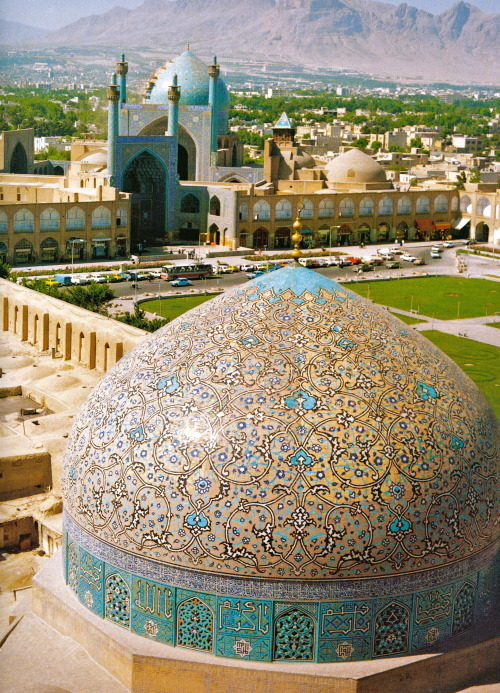
%> input picture islamic1.jpg, 500 x 693 px
$ octave improvedThreshold.m   (GNU Octave 9; MATLAB toolbox functions it lacks are replaced by stand-ins)
%> lines starting %> are read from the running program, lines starting %| are printed output that depends on the picture; in (x1, y1, x2, y2) boxes, pixels count from 0 and x2, y2 are one past the last pixel; in counts of white or black regions, pixels touching at a corner belong together; the program's own positions count from 1
img2 = imread('islamic1.jpg');
%> img2 is the input picture: size 693x500x3 uint8; mean R, G, B 148.6, 139.6, 115.8
img3 = rgb2gray(img2);
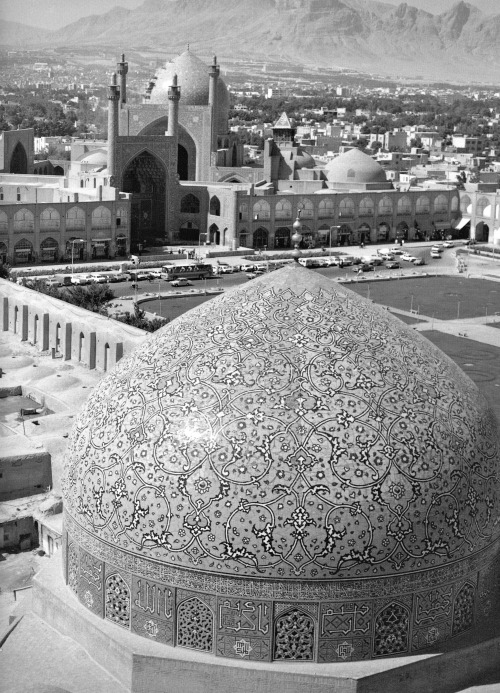
%> img3: size 693x500 uint8; min 1, max 255, mean 139.6
imgMean = mean2(img3);
%> imgMean = 139.6
img3(img3 >= imgMean) = 255;
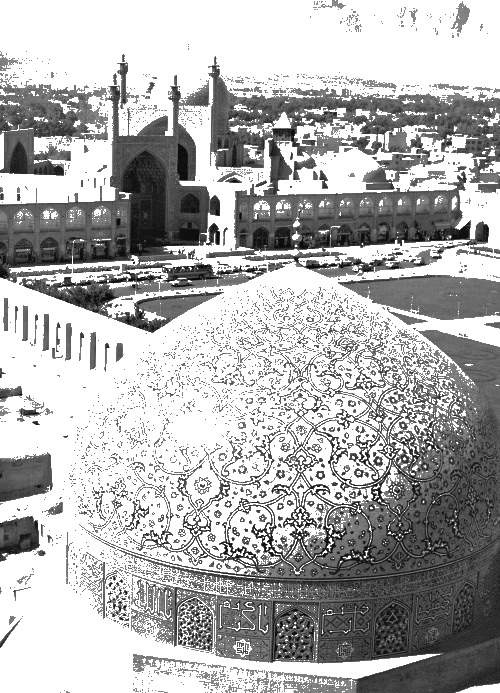
%> img3: size 693x500 uint8; min 1, max 255, mean 176.5
img3(img3 < imgMean) = 0;
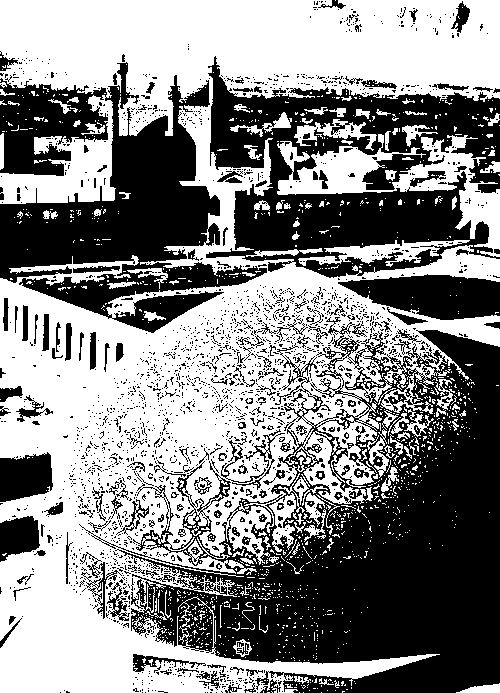
%> img3: size 693x500 uint8; 53.3% white; 2257 black regions (2082 under 20 px), largest, box (x1, y1, x2, y2) and area: (79, 317, 500, 693) 69453, (0, 62, 267, 333) 33367, (206, 56, 500, 278) 31934
imshow(img3)

$ run again, with back.jpg copied over islamic1.jpg
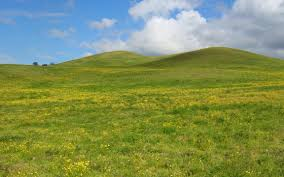
%> input picture back.jpg, 284 x 177 px
%> img2 is the input picture: size 177x284x3 uint8; mean R, G, B 130.4, 145.5, 90.6
%> `img3 = rgb2gray(img2);`:
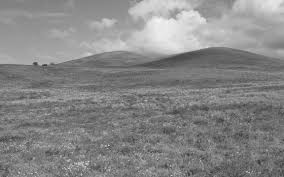
%> img3: size 177x284 uint8; min 53, max 245, mean 134.7
%> imgMean = 134.7
%> `img3(img3 < imgMean) = 0;`:
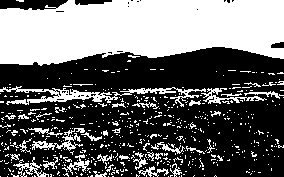
%> img3: size 177x284 uint8; 41.1% white; 578 white regions (536 under 20 px), largest, box (x1, y1, x2, y2) and area: (0, 0, 284, 66) 15194, (0, 86, 206, 107) 1187, (32, 128, 85, 151) 352

$ run again, with bground.jpg copied over islamic1.jpg
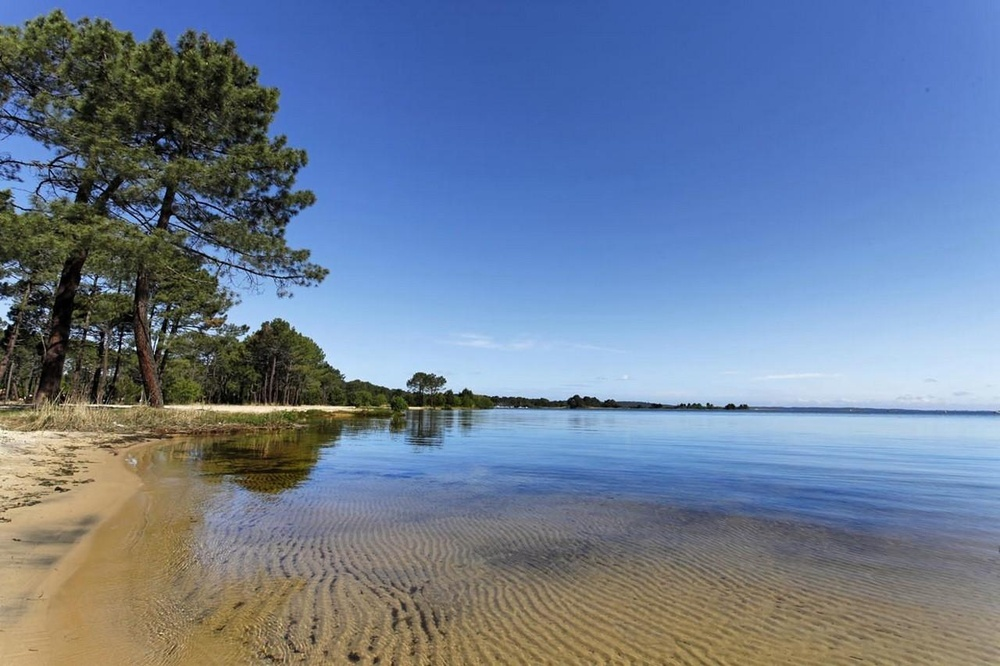
%> input picture bground.jpg, 1000 x 666 px, shrunk from 1280 x 853 before the run
%> img2 is the input picture: size 666x1000x3 uint8; mean R, G, B 108.2, 125.3, 150.1
%> `img3 = rgb2gray(img2);`:
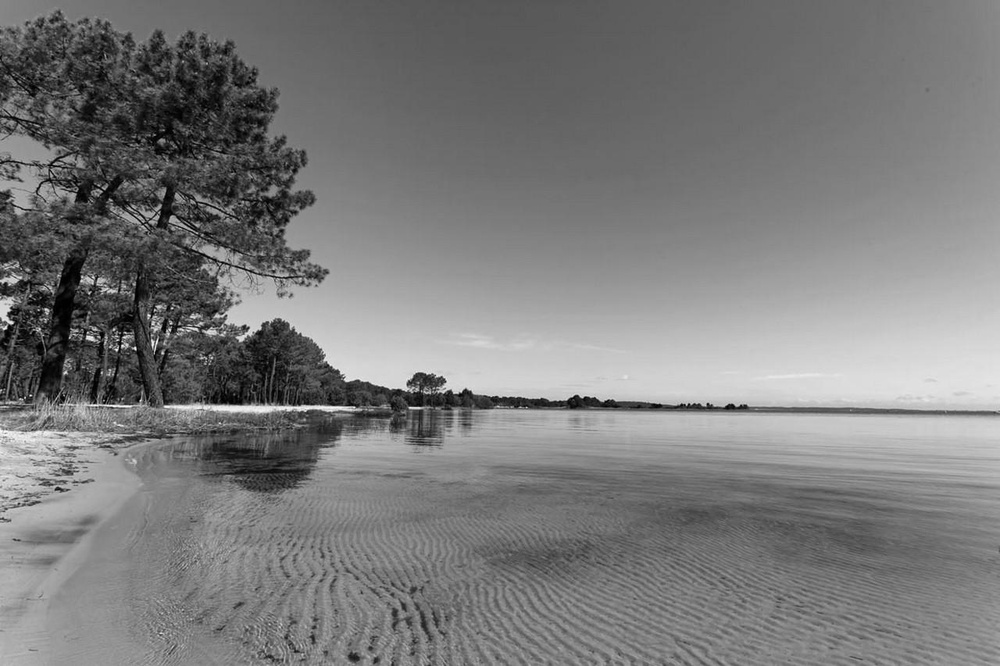
%> img3: size 666x1000 uint8; min 0, max 252, mean 123
%> imgMean = 123
%> `img3(img3 < imgMean) = 0;`:
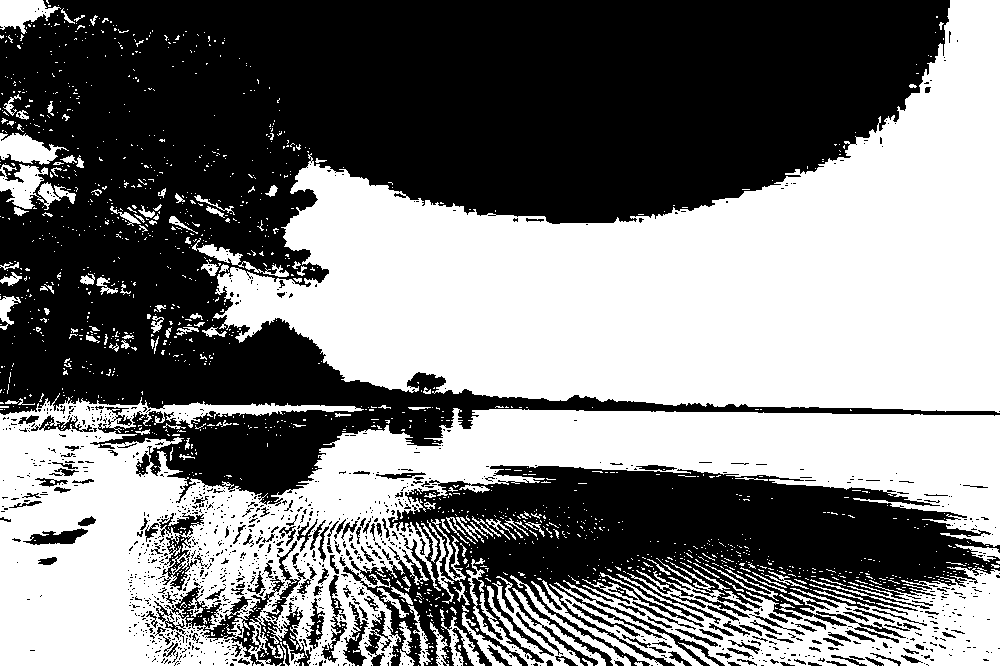
%> img3: size 666x1000 uint8; 48.8% white; 1509 white regions (1366 under 20 px), largest, box (x1, y1, x2, y2) and area: (213, 0, 1000, 413) 162864, (0, 393, 1000, 666) 114812, (549, 567, 1000, 666) 21737
